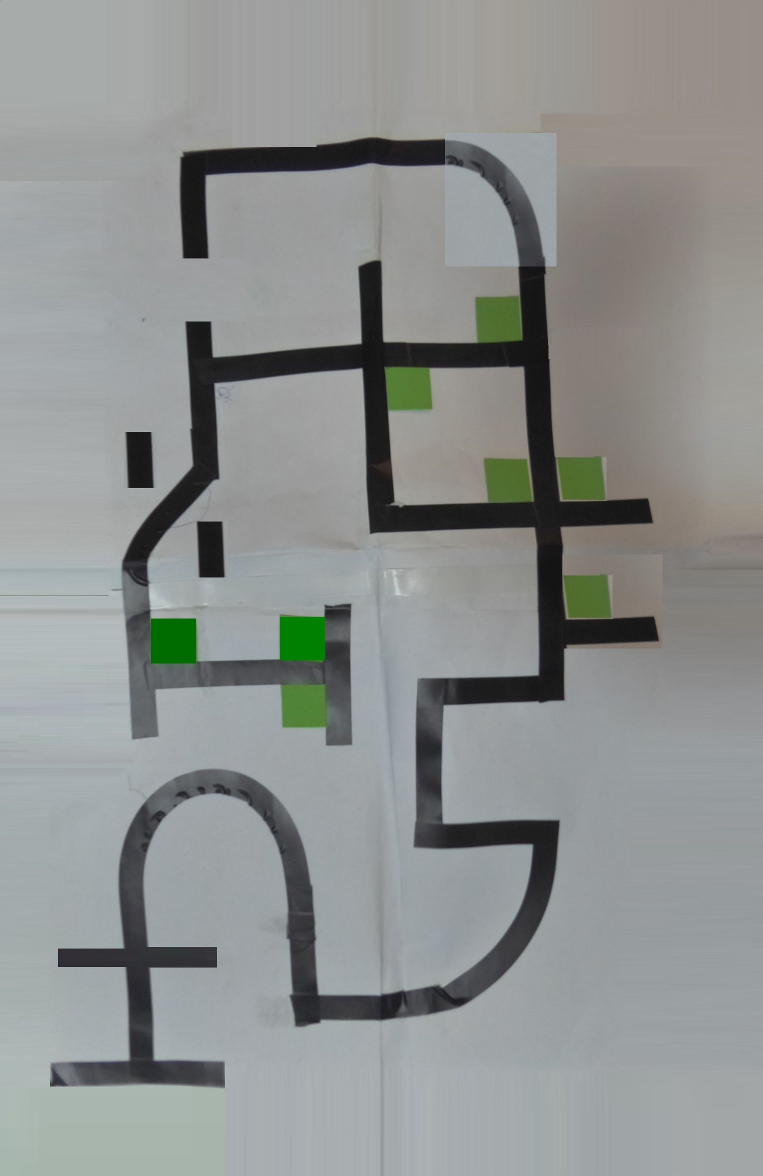
#> input picture camera_simulator/parcours_cold_RESIZED.JPG, 2289 x 3528 px (shown at 1/3 size)
$ python test_erode.py
#> lines starting #> are read from the running program, lines starting #| are printed output that depends on the picture; after the words box and inside, x2 and y2 are one past the last pixel; in counts of white or black regions, pixels touching at a corner belong together
### camera_simulator/Rotator.py
from IRotator import IRotator
from ICamera import ICamera
import numpy as np
from cv2 import cv2

"""
Takes an image and performs rotation and translation actions on a cropped out area.
"""
class Rotator(IRotator, ICamera):

    def __init__(self, path, width, height, start_x: int, start_y: int, image_resize_factor = 1.0):
        """
        Initialize the Rotator instance.
        path: Absolute path to the image file.
        width: width of the cropped area in pixels.
        height: height of the cropped area in pixels.
        start_x: start position from left side in pixels.
        start_y: start position from top in pixels.
        image_resize_factor: image resize factor (default: 1.0)
        """
#> called with path = './parcours_cold_RESIZED.JPG', width = 320, height = 240, start_x = 260, start_y = 2850, image_resize_factor = 0.7
        self.crop_dimension = max(width, height)
        self.aspect_ratio_diff = abs(width - height)

        # Start position on the plane
        self.pos = np.array([(self.crop_dimension / 2 + start_y) * image_resize_factor, (self.crop_dimension / 2 + start_x) * image_resize_factor], dtype=float)
        # Start viewangle on the plane
        self.angle = 0

        # picture to rotate over
        original_picture = cv2.imread(path)
#> original_picture is the input picture: shape (3528, 2289, 3); mean B, G, R 143.7, 145, 141.6
        # choose preferred interpolation method
        if (image_resize_factor > 1.0):
            self.picture = cv2.resize(original_picture, dsize=None, fx=image_resize_factor, fy=image_resize_factor, interpolation = cv2.INTER_CUBIC)
        elif (image_resize_factor < 1.0):
            self.picture = cv2.resize(original_picture, dsize=None, fx=image_resize_factor, fy=image_resize_factor, interpolation=cv2.INTER_AREA)
        else:
            self.picture = original_picture

        # save width (cols) and height (rows) in pixel
        self.rows,self.cols,_ = self.picture.shape

        # Add additional border to avoid index problems when translating close to the edge of the image:
        # new gray image bigger than self.picture by the crop dimensions self.crop_dimension:
        # BGR-color: (128, 128, 128) -> gray
        self.borderd_picture = np.ones((self.rows + 2 * self.crop_dimension, self.cols + 2 * self.crop_dimension, 3), dtype=self.picture.dtype) * 128
        # Place original in the middle of the bigger gray image:
        self.borderd_picture[self.crop_dimension:self.rows+self.crop_dimension, self.crop_dimension:self.cols+self.crop_dimension] = self.picture
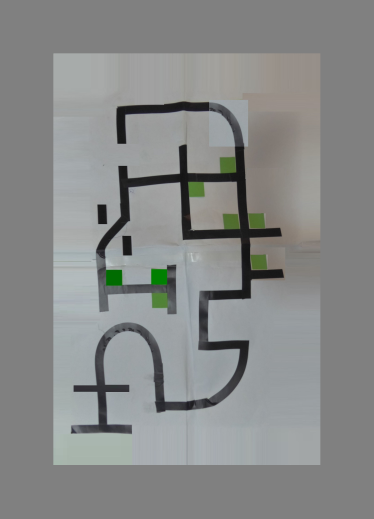
#> self.borderd_picture: shape (3110, 2242, 3) (shown at 1/6 size); mean B, G, R 136.9, 137.6, 135.7

    # override
    def get_frame(self) -> np.array:
        # calculate the ROI points around self.pos
        x_0, x_1, y_0, y_1 = self.calculate_ROI()

        # add border to the ROI
        y_0 += int(self.crop_dimension/2)
        x_0 += int(self.crop_dimension/2)
        y_1 += int(self.crop_dimension*3/2)
        x_1 += int(self.crop_dimension*3/2)

        # crop out and copy of the area surrounding self.pos plus a border
        frame_to_rotate = self.borderd_picture[y_0:y_1, x_0:x_1].copy()
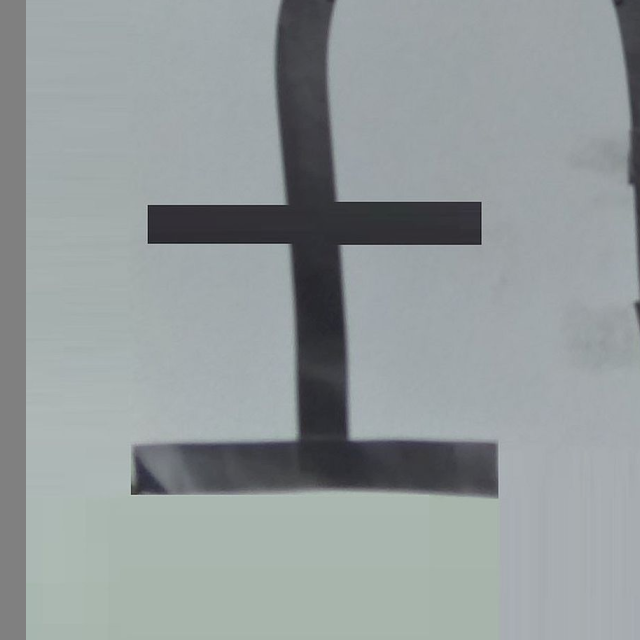
#> frame_to_rotate: shape (640, 640, 3); mean B, G, R 155.7, 154.7, 147.7

        # rotate the frame to the given viewangle and extract the resultframe
        shape = frame_to_rotate.shape
        rotation = cv2.getRotationMatrix2D((shape[0] / 2, shape[1] / 2), self.angle, 1)

        # avoid overflow
        self.avoid_overflow()

        # Perform actual rotation on cropped part of the image using the rotation matrix.
        # This will cut off parts of the image that don't fit a recangular bound (worst case: 45° rotation).
        # This is why we added a border to the cropped out area.
        result = cv2.warpAffine(frame_to_rotate, rotation, (self.cols, self.rows))
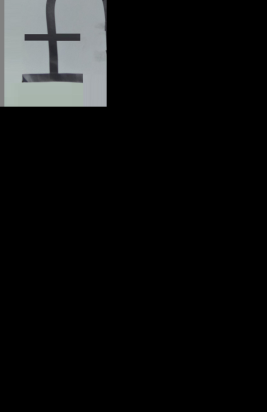
#> result: shape (2470, 1602, 3) (shown at 1/6 size); mean B, G, R 16.1, 16, 15.3
        # crop out the actual area of self.crop_dimension, cutting away the border
        return result[int(self.crop_dimension/2 + self.aspect_ratio_diff):int(self.crop_dimension*3/2),int(self.crop_dimension/2):int(self.crop_dimension*3/2)]
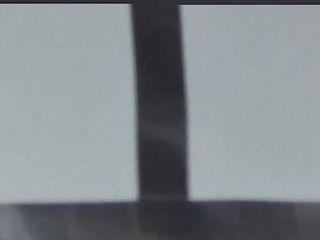
#> returned value: shape (240, 320, 3); mean of channels 0, 1, 2 139.7, 135.9, 130.1; drawn as B, G, R

    def get_field(self) -> np.array:
        """
        Returns the entire picture.
        """
        return self.picture

    def get_current_position(self) -> np.array:
        """
        Return x from left in pixels, y from top in pixels of current position on the image.
        """
        return self.pos[1], self.pos[0]

    def change_angle(self, offset: float):
        '''
        Turns the viewport by a given angle
        '''
        if offset > 180 or offset < -180:
            raise ValueError('offset out of range [-180, 180]')
        self.angle += offset

    def translate_forward(self, offset: float):
        '''
        Moves forward on the plane from self.pos in the direction of self.angle by offset
        in pixels. Negative values translate backwards.
        '''
        rad_ang = np.deg2rad(self.angle)
        rotation = np.array([[np.cos(rad_ang),-np.sin(rad_ang)],[np.sin(rad_ang),np.cos(rad_ang)]])
        einheits_vektor = np.array([1,0])
        # pos = E1 * ROTATE * scale + pos
        self.pos += (np.dot(einheits_vektor, rotation) * offset)

    def avoid_overflow(self):
        '''
        Avoids overflow when rotating
        -> if you move close to a border in the image you won't be able to move forward any further
        '''
        self.pos[0] = max(1 + self.crop_dimension/2, self.pos[0])
        self.pos[0] = min(self.picture.shape[0] - self.crop_dimension/2 -1, self.pos[0])
        self.pos[1] = max(1 + self.crop_dimension/2 , self.pos[1])
        self.pos[1] = min(self.picture.shape[1] - self.crop_dimension/2 -1, self.pos[1])

    def calculate_ROI(self):
        """
        crop out the area around self.pos
        """
        x_0 = int(self.pos[1] - self.crop_dimension/2)
        x_1 = int(self.pos[1] + self.crop_dimension/2)
        y_0 = int(self.pos[0] - self.crop_dimension/2)
        y_1 = int(self.pos[0] + self.crop_dimension/2)
        return x_0,x_1,y_0,y_1

### camera_simulator/Simulator.py
from ICamera import ICamera
from IDriveControl import IDriveControl
from Rotator import Rotator
import numpy as np
from cv2 import cv2
import os
import time
import math

"""
Simulates movement across a virtual parcours surface where the camera is installed
close to the ground in front of the robot looking down at the ground in 90° angle.

Tweak robot agility using ROBOT_WIDTH (default: 200 pixel)
Tweak translation and rotation speed by setting SPEED_FACTOR in pixel (default: 5.0)
Tweak inertia using MAXIMUM_ACCELERATION and MAXIMUM_DECELERATION in delta_speed in percent per millisecond
"""
class Simulator(ICamera, IDriveControl):
    ROBOT_WIDTH = 200
    SPEED_FACTOR = 5.0
    MAXIMUM_ACCELERATION = 0.1
    MAXIMUM_DECELERATION = 0.5

    __MINIMAP_SCALE_FACTOR = 0.1
    __COLOR_RED = (0, 0, 255)

    __camera_offset = None
    __rotator = None
    __left_speed = 0
    __right_speed = 0
    __last_speed_update_left = None
    __last_speed_update_right = None
    __paused = False
    __minimap = None
    __width = None
    __height = None

    def __init__(self, path: str, start_x: int, start_y: int, pixel_width = 240, pixel_height = 240, camera_height = 1.0, camera_offset = 200):
        """
        Connect drive control to parcours image cropping, translation and rotation.
        path: absolute path to the parcours image
        start_x: start position from left side in pixels.
        start_y: start position from top in pixels.
        pixel_width: width of the camera viewing area in pixel
        pixel_height: height of the camera viewing area in pixel
        camera_height: resize parcours to simulate the installation height of the camera (resize factor of the underlying parcours image)
        camera_offset: distance of the camera from the robot's rotation center in pixels
        """
        if not os.path.exists(path):
            raise ValueError("path not found")
        self.__camera_offset = camera_offset
        self.__width = pixel_width
        self.__height = pixel_height
        self.__rotator = Rotator(path, pixel_width, pixel_height, start_x, start_y, camera_height)
        self.__minimap = cv2.resize(self.__rotator.get_field().copy(), dsize=None, fx=self.__MINIMAP_SCALE_FACTOR, fy=self.__MINIMAP_SCALE_FACTOR, interpolation=cv2.INTER_AREA)

    def __show_minimap(self):
        tmp_minimap = self.__minimap.copy()
        # draw camera view (as a circle so we don't have to rotate anything)
        cx, cy = self.__rotator.get_current_position()
        cv2.circle(tmp_minimap, (int(cx * self.__MINIMAP_SCALE_FACTOR), int(cy * self.__MINIMAP_SCALE_FACTOR)), int(self.__width * self.__MINIMAP_SCALE_FACTOR / 2), self.__COLOR_RED, 0)
        # robot body (as a circle so we don't have to rotate anything)
        self.__rotator.translate_forward(self.__camera_offset)
        cx, cy = self.__rotator.get_current_position()
        cv2.circle(tmp_minimap, (int(cx * self.__MINIMAP_SCALE_FACTOR), int(cy * self.__MINIMAP_SCALE_FACTOR)), int(self.__width / 2 * self.__MINIMAP_SCALE_FACTOR / 2), self.__COLOR_RED, -1)
        self.__rotator.translate_forward(-self.__camera_offset)
        cv2.imshow("Minimap", tmp_minimap)

    def handle_interactive_mode(self, key):
        """
        Process key commands:
        k: Quit
        p: Pause/Unpause simulation
        w,a,s,d: Translate/Move Robot
        q,e: Rotate Robot
        """
        self.__show_minimap()

        if key == ord('k'):
            # quit
            raise KeyboardInterrupt()

        if key == ord('p'):
            # pause and unpause
            self.__paused = not self.__paused
            time.sleep(0.5)

        if self.__paused:
            if key == ord('a'):
                # left
                self.__translate_right(-50)

            if key == ord('s'):
                # backwards
                self.__rotator.translate_forward(50)

            if key == ord('d'):
                # right
                self.__translate_right(50)

            if key == ord('w'):
                # forward
                self.__rotator.translate_forward(-50)

            if key == ord('q'):
                # rotate left
                self.__rotate(-10.0, 0)

            if key == ord('e'):
                # rotate right
                self.__rotate(10.0, 0)

    def __translate_right(self, offset):
        self.__rotator.change_angle(90.0)
        self.__rotator.translate_forward(-offset)
        self.__rotator.change_angle(-90.0)

    def __rotate(self, angle_offset, angle_x_pos):
        # avoid rotation at the center of the camera view, but instead rotate at the robot center
        self.__rotator.translate_forward(self.__camera_offset)
        self.__translate_right(angle_x_pos)
        self.__rotator.change_angle(angle_offset)
        self.__translate_right(-angle_x_pos)
        self.__rotator.translate_forward(-self.__camera_offset)

    def __move(self):
        # delta_x_normiert: delta X Position zwischen Zentrum des Roboters und Rotationszentrum der Lenkbewegung normiert auf Maximalgeschwindigkeit:
        # delta_x_normiert = ((|v_left| - |v_right|) / V_MAX) * (w_robot / 2)
        delta_x_normiert = (abs(self.__left_speed) - abs(self.__right_speed)) / 100 * self.ROBOT_WIDTH / 2
        if abs(self.__left_speed) < abs(self.__right_speed):
            delta_x_normiert = -abs(delta_x_normiert)
        if delta_x_normiert > self.ROBOT_WIDTH / 2:
            delta_x_normiert = self.ROBOT_WIDTH / 2
        if delta_x_normiert < -self.ROBOT_WIDTH / 2:
            delta_x_normiert = -self.ROBOT_WIDTH / 2

        # phi: Drehwinkel pro delta_t (geht als frei gewählter SPEED_FACTOR ein):
        # phi = ((v_left - v_right) * SPEED_FACTOR) / w_robot
        phi = ((self.__left_speed - self.__right_speed) * self.SPEED_FACTOR) / self.ROBOT_WIDTH
        if phi > 180.0:
            phi = 180.0
        if phi < -180.0:
            phi = -180.0

        # Rotationszentrum um delta_x_normiert in x-Richtung (rechts) verschieben und um phi Grad im Uhrzeigersinn rotieren:
        self.__rotate(phi, delta_x_normiert)

        # Rotieren würde eigentlich ausreichen. Für gerade Bewegungen (keine Kreisbahn) läge allerdings das Rotationszentrum unendlich weit weg
        # (delta_x = unendlich). Des Weiteren erlaubt Rotator.py nicht das Verlassen des Parcours, wodurch wir auch keine Rotationszentren außerhalb
        # des Parcours wählen können. Aus diesem Grund wird die Translationskomponente einzeln angewendet:

        # max_phi: Drehwinkel, ab dem es keine Translationskomponente mehr gibt:
        # max_phi = (V_MAX * SPEED_FACTOR) / w_robot
        max_phi = (100 * self.SPEED_FACTOR) / self.ROBOT_WIDTH

        # total_v: Geschwindigkeit ohne Rotationskomponente
        # total_v = ((v_left + v_right) / 2) / V_MAX * SPEED_FACTOR
        total_v = (self.__left_speed + self.__right_speed) / 2 / 100 * self.SPEED_FACTOR
        max_v = 100 * self.SPEED_FACTOR
        if total_v > max_v:
            total_v = max_v
        if total_v < -max_v:
            total_v = -max_v

        # speed: Translationskomponente abzüglich der Rotationskomponente
        # speed = total_v * (max_phi - |phi|)
        speed = total_v * (max_phi - abs(phi))

        # Translation in -y-Richtung (nach oben) um speed Pixel
        self.__rotator.translate_forward(-speed)

    def get_frame(self) -> np.array:
        """
        returns 3d numpy array with color space bgr
        """
        if not self.__paused:
            self.__move()
        return self.__rotator.get_frame()

    def __get_speed_with_intertia(self, last_update_millis, previous_speed, actual_speed):
        previous_update = last_update_millis
        now = time.time() * 1000
        time_diff_ms = 1 + now - previous_update
        if previous_speed < actual_speed:
            if abs(previous_speed - actual_speed) / time_diff_ms > self.MAXIMUM_ACCELERATION:
                return previous_speed + self.MAXIMUM_ACCELERATION * time_diff_ms
            else:
                return actual_speed
        else:
            if abs(previous_speed - actual_speed) / time_diff_ms > self.MAXIMUM_DECELERATION:
                return previous_speed - self.MAXIMUM_DECELERATION * time_diff_ms
            else:
                return actual_speed

    def set_left_speed(self, speed: int):
        """
        Set the speed and direction of the left motor.
        speed: -100..100 in percent, where 100 is the maximum default "FORWARD" speed,
            -100 is the maximum default "BACKWARD" speed and 0 is the minimum speed.
        """
        if speed is None:
            raise ValueError('left_speed must be set')
        if type(speed) is not int:
            raise TypeError('left_speed must be an instance of int')
        if self.__last_speed_update_left is None:
            self.__last_speed_update_left = time.time() * 1000
        self.__left_speed = self.__get_speed_with_intertia(self.__last_speed_update_left, self.__left_speed, speed)
        self.__last_speed_update_left = time.time() * 1000

    def set_right_speed(self, speed: int):
        """
        Set the speed and direction of the right motor.
        speed: -100..100 in percent, where 100 is the maximum default "FORWARD" speed,
            -100 is the maximum default "BACKWARD" speed and 0 is the minimum speed.
        """
        if speed is None:
            raise ValueError('right_speed must be set')
        if type(speed) is not int:
            raise TypeError('right_speed must be an instance of int')
        if self.__last_speed_update_right is None:
            self.__last_speed_update_right = time.time() * 1000
        self.__right_speed = self.__get_speed_with_intertia(self.__last_speed_update_right, self.__right_speed, speed)
        self.__last_speed_update_right = time.time() * 1000

    def close(self):
        """
        Clean up system resources.
        """
        cv2.destroyAllWindows()

### camera_simulator/IDriveControl.py
"""
Pseudo interface for motor control.
Function stubs may be implemented by a real motor driver or a simulator.
"""
class IDriveControl:

    # [21 lines left out: functions __init__, set_left_speed, set_right_speed, not called in this run]

    def set_speed(self, left_speed: int, right_speed: int):
        """
        Set the speed and direction of the left and right motor.
        speed: -100..100 in percent, where 100 is the maximum default "FORWARD" speed,
            -100 is the maximum default "BACKWARD" speed and 0 is the minimum speed.
        """
        self.set_left_speed(left_speed)
        self.set_right_speed(right_speed)

    # [5 lines left out: function close, not called in this run]

### camera_simulator/test_erode.py
"""
Demonstriert das erode()-Feature.

Steuerung:
Pausieren mit p,
bewegen mit w,a,s,d,
rotieren mit q,e,
beenden mit k

Einstellungen:
PIXEL_BREITE, PIXEL_HOEHE: Auflösung des Kamerabilds. Lieber nicht verändern, da alle
Positionen im Kamerabild mit Konstanten gehardcoded sind.
PARCOURS_PFAD: Pfad zum Parcours-Bild. Zur Auswahl stehen momentan:
    - parcours_cold_RESIZED.JPG und
    - parcours_warm_RESIZED.JPG
kamera_position: "Größe des Roboters" - Abstand der Kamera zum Rotationszentrum des Roboters
kamera_hoehe: Skalierung des Parcours und damit Simulation der Montagehöhe der Kamera (schaut senkrecht nach unten)
start_x, start_y: Startposition auf dem Parcours
simulator.ROBOT_WIDTH: Abstand der Fahrketten voneinander
simulator.SPEED_FACTOR: Fahr- und Rotationsgeschwindigkeit des Roboters
simulator.MAXIMUM_ACCELERATION, simulator.MAXIMUM_DECELERATION: Trägheit des Roboters
"""

from Simulator import Simulator
import time
from cv2 import cv2
import numpy

#
# Einstellungen
#
PIXEL_BREITE = 320
PIXEL_HOEHE = 240
PARCOURS_PFAD = './parcours_cold_RESIZED.JPG'

#
# 3...2...1 GO!!
#
try:
    # Abstand der Kamera vom Rotationszentrum des Roboters in Pixel:
    # 500 ist halbwegs realistisch, aber da dieser Parcours wesentlich gedrungener daher-
    # kommt als ein echter, ist es denke ich OK wenn man hier auf 300 runter geht.
    kamera_position = 300
    # Skalierungsfaktor für den Parcours (simuliert die Höhe, in der die Kamera montiert ist):
    # Ich denke 0.7 ist halbwegs realistisch.
    kamera_hoehe = 0.7
    start_x = 260
    start_y = 2850
    simulator = Simulator(PARCOURS_PFAD, start_x, start_y, PIXEL_BREITE, PIXEL_HOEHE, kamera_hoehe, kamera_position)
    # Breite des Roboters anpassen:
    #simulator.ROBOT_WIDTH = 200
    # Geschwindigkeit der simulierten Bewegung anpassen:
    #simulator.SPEED_FACTOR = 5.0
    # Trägheit des Roboters anpassen:
    #simulator.MAXIMUM_ACCELERATION = 0.2
    #simulator.MAXIMUM_DECELERATION = 1

    # wird zum Testen mit dem richtigen Roboter durch die echte PiCam ersetzt
    kamera = simulator

    # wird zum Testen mit dem richtigen Roboter durch das AFMotorShield ersetzt
    motoren = simulator

    # CPU quälen:
    while True:
        # frame lesen
        dieser_frame = kamera.get_frame()

        ####################################
        # Erode                            #
        ####################################
        # Kopie von dieser_frame in Graustufen konvertieren
        frame_graustufen = cv2.cvtColor(dieser_frame, cv2.COLOR_BGR2GRAY)

        # alle Werte in dieser_frame bei Schwellenwert 120 in 0 oder 255 zerteilen, Bild invertieren
        _, frame_schwarz_weiss = cv2.threshold(frame_graustufen, 120, 255, cv2.THRESH_BINARY_INV)
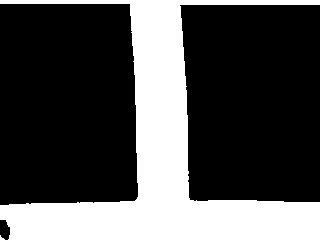
#> frame_schwarz_weiss: shape (240, 320); 30.8% white; 2 white regions (1 under 20 px), largest, box (x1, y1, x2, y2) and area: (0, 0, 320, 240) 23619

        # „Scan-Bereich“ auf 5x5 Pixel einstellen
        kernel = numpy.ones((5, 5), numpy.uint8)
        # 3x jeweils 5 Pixel von allen Kanten abfressen:
        erosion = cv2.erode(frame_schwarz_weiss, kernel, iterations = 3)
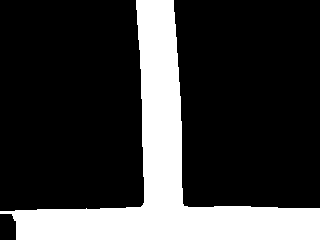
#> erosion: shape (240, 320); 23.3% white; 1 white region, box (x1, y1, x2, y2) and area: (0, 0, 320, 240) 17907

        # Kamerabild anzeigen
        cv2.imshow("Maze Runner", dieser_frame)
        cv2.imshow("Maske", frame_schwarz_weiss)
        cv2.imshow("Erode", erosion)

        # Motoren ansteuern
        motoren.set_speed(30, 30)

        # Pausieren mit p, bewegen mit w,a,s,d, rotieren mit q,e, beenden mit k
        # wird zum testen mit dem richtigen Roboter ersetzt durch cv2.waitKey(10)
        simulator.handle_interactive_mode(cv2.waitKey(10))
#> in __show_minimap, `cv2.circle(tmp_minimap, (int(cx * self.__MINIMAP_SCALE_FACTOR), int(cy..`:
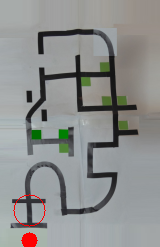
#> tmp_minimap: shape (247, 160, 3); mean of channels 0, 1, 2 142.6, 143.8, 142.3; drawn as B, G, R

except KeyboardInterrupt:
    print("Abbruch durch Benutzer... Tschau!")
    pass

finally:
    print("Räume auf...")
    simulator.close()
